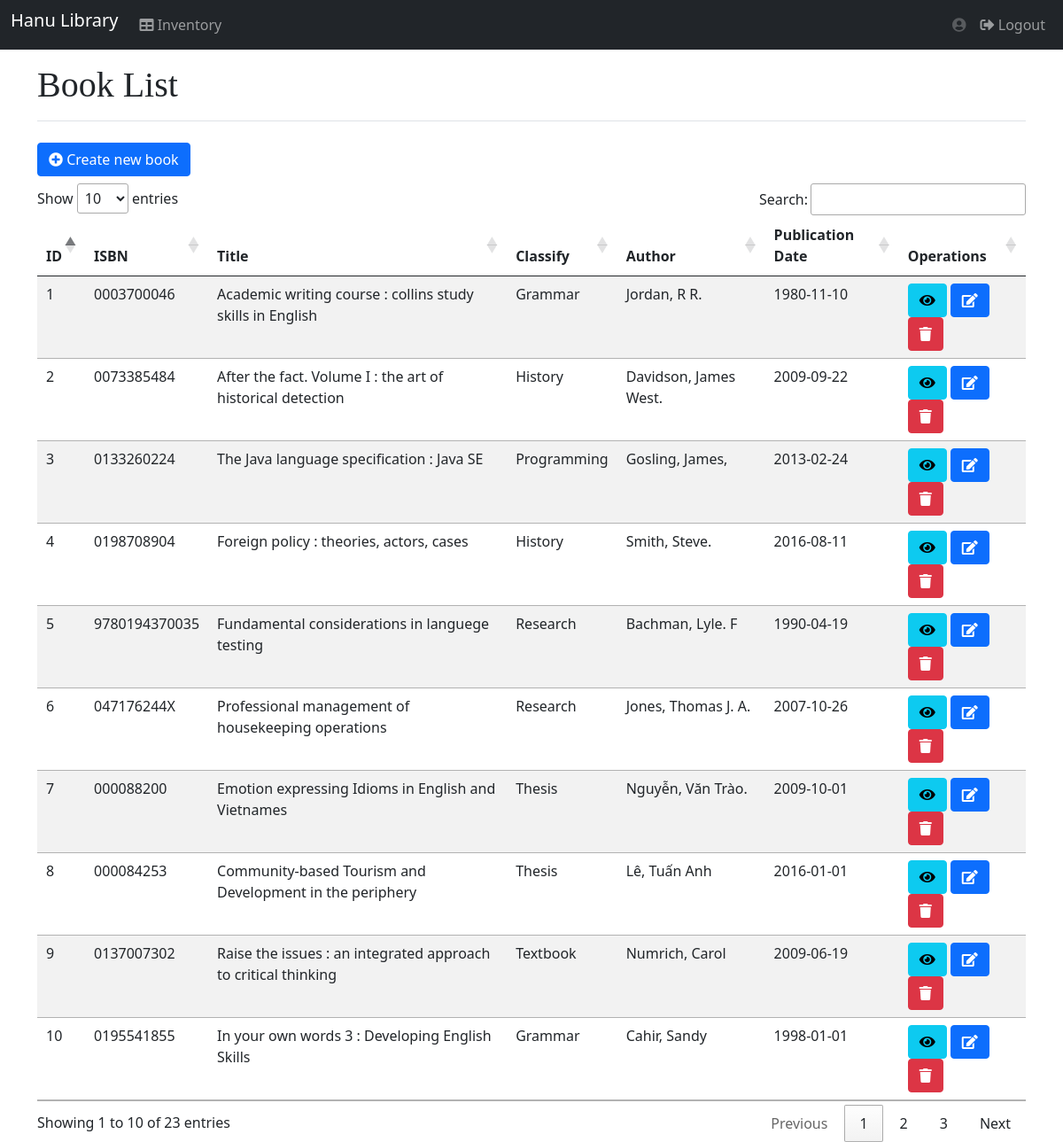
The app's page /Inventory/inventory.php with its own data.
### tables this page shows
CREATE TABLE `inventory` (
  `id` int(11) NOT NULL,
  `isbn` varchar(20) NOT NULL,
  `title` varchar(100) NOT NULL,
  `classify` varchar(20) NOT NULL,
  `author` varchar(30) NOT NULL,
  `publication_date` date NOT NULL
);

### Inventory/inventory.php (the view, shortened to what this page needs)
<?php
include_once('../Database/config.php');
$sql = "SELECT * FROM inventory";
$result = $mysqli->query($sql);
$rows = [];
if ($result) {
    $rows = $result->fetch_all(MYSQLI_ASSOC);
}
?>
<!DOCTYPE html>
<html lang="en">
<head>
    <link href="https://cdn.jsdelivr.net/npm/bootstrap@5.0.0-beta3/dist/css/bootstrap.min.css" rel="stylesheet">
    <link rel="stylesheet" href="https://cdnjs.cloudflare.com/ajax/libs/font-awesome/5.15.3/css/all.min.css" />
    <link rel="stylesheet" href="//cdn.datatables.net/1.10.24/css/jquery.dataTables.min.css" />
    <link rel="stylesheet" href="../assets/css/font.css">
</head>
<body>
    <nav class="navbar navbar-expand-lg navbar-dark bg-dark">
        <div class="container-fluid">
            <ul class="navbar-nav ml-auto">
                <li>
                    <a class="navbar-brand" href="home.php">Hanu Library</a>
                </li>
                <li class="nav-item active">
                    <a class="nav-link" href="#"><i class="fas fa-table"></i> Inventory</a>
                </li>
            </ul>
            <ul class="navbar-nav mr-auto">
                <li class="nav-item active">
                    <a class="nav-link disabled"><i class="fas fa-user-circle"></i> <?php echo $_SESSION['username']; ?></a>
                </li>
                <li class="nav-item active">
                    <a class="nav-link" href="../User/logout.php"><i class="fas fa-sign-out-alt"></i> Logout</a>
                </li>
            </ul>
        </div>
    </nav>
    <div class="container">
        <h1 class="border-bottom mt-3 mb-2 pb-3">Book List</h1>
        <a class="btn btn-primary mt-3 mb-2" href="create.php"><i class="fas fa-plus-circle"></i> Create new book</a>
        <table class="table table-striped" id="books">
            <thead>
                <tr>
                    <th>ID</th>
                    <th>ISBN</th>
                    <th>Title</th>
                    <th>Classify</th>
                    <th>Author</th>
                    <th>Publication Date</th>
                    <th>Operations</th>
                </tr>
            </thead>
            <tbody>
                <?php if (count($rows) == 0) : ?>
                    <tr>
                        <td colspan="7" style="text-align: center;">No records</td>
                    </tr>
                <?php else : ?>
                    <?php foreach ($rows as $row) : ?>
                        <tr>
                            <td><?php echo $row['id'] ?></td>
                            <td><?php echo $row['isbn'] ?></td>
                            <td><?php echo $row['title'] ?></td>
                            <td><?php echo $row['classify'] ?></td>
                            <td><?php echo $row['author'] ?></td>
                            <td><?php echo $row['publication_date'] ?></td>
                            <td>
                                <a class="btn btn-info" href="view.php?id=<?php echo $row['id']; ?>"><i class="fas fa-eye"></i></a>
                                <a class="btn btn-primary" href="update.php?id=<?php echo $row['id']; ?>"><i class="fas fa-edit"></i></a>
                                <a class="btn btn-danger" onclick="return confirmation(<?php echo $row['id'] ?>)"><i class="fas fa-trash"></i></a>
                            </td>
                        </tr>
                    <?php endforeach; ?>
                <?php endif; ?>
            </tbody>
        </table>
    </div>
</body>
</html>

### records on screen
inventory: id "1", isbn "0003700046", title "Academic writing course : collins study skills in English", classify "Grammar", author "Jordan, R R.", publication_date "1980-11-10"
inventory: id "2", isbn "0073385484", title "After the fact. Volume I : the art of historical detection", classify "History", author "Davidson, James West.", publication_date "2009-09-22"
inventory: id "3", isbn "0133260224", title "The Java language specification : Java SE", classify "Programming", author "Gosling, James,", publication_date "2013-02-24"
inventory: id "4", isbn "0198708904", title "Foreign policy : theories, actors, cases", classify "History", author "Smith, Steve.", publication_date "2016-08-11"
inventory: id "5", isbn "9780194370035", title "Fundamental considerations in languege testing", classify "Research", author "Bachman, Lyle. F", publication_date "1990-04-19"
inventory: id "6", isbn "047176244X", title "Professional management of housekeeping operations", classify "Research", author "Jones, Thomas J. A.", publication_date "2007-10-26"
inventory: id "7", isbn "000088200", title "Emotion expressing Idioms in English and Vietnames", classify "Thesis", author "Nguyễn, Văn Trào.", publication_date "2009-10-01"
inventory: id "8", isbn "000084253", title "Community-based Tourism and Development in the periphery", classify "Thesis", author "Lê, Tuấn Anh", publication_date "2016-01-01"
inventory: id "9", isbn "0137007302", title "Raise the issues : an integrated approach to critical thinking", classify "Textbook", author "Numrich, Carol", publication_date "2009-06-19"
inventory: id "10", isbn "0195541855", title "In your own words 3 : Developing English Skills", classify "Grammar", author "Cahir, Sandy", publication_date "1998-01-01"
